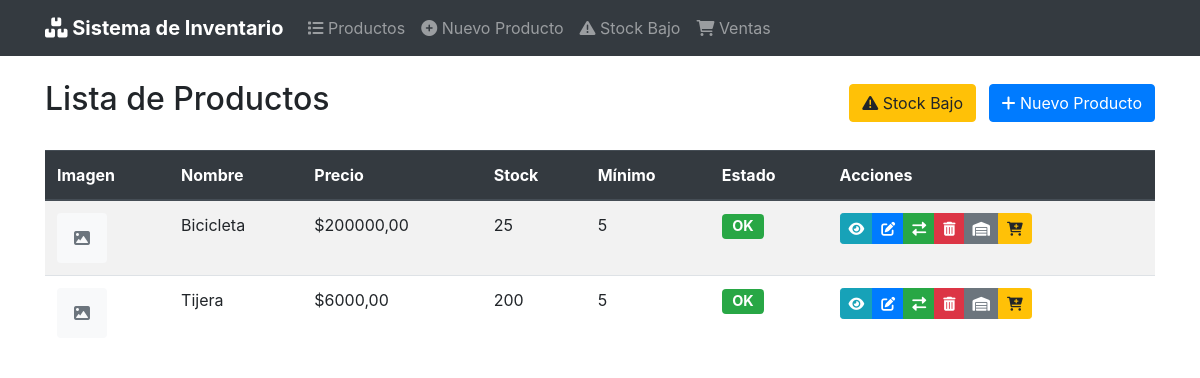
The page / on the database its author committed.
### productos/models.py (models this page shows, shortened)
class Producto(models.Model):
    nombre = models.CharField("Nombre", max_length=50)
    descripcion = models.CharField("Descripcion", max_length=200)
    precio = models.DecimalField("Precio", max_digits=10, decimal_places=2)
    sku = models.CharField("sku", max_length=20, unique=True)
    stock = models.IntegerField(default=0)
    stock_minimo = models.IntegerField(default=5, verbose_name="Stock Minimo")
    imagen = models.ImageField(
        "Imagen",
        upload_to=get_image_path,
        validators=[validate_image_size],
        blank=True,
        null=True,
        help_text="Formatos permitidos: jpg, png, gif. Tamaño maximo: 5MB"
    )
    fecha_creacion = models.DateTimeField("Fecha de creacion", auto_now_add=True)
    fecha_actualizacion = models.DateTimeField("Fecha de creacion", auto_now=True)
    class Meta:
        verbose_name = 'Producto'
        verbose_name_plural = 'Productos'
        ordering = ['nombre']
    @property
    def necesita_reposicion(self):
        return self.stock < self.stock_minimo

### productos/views.py (the view)
# urls.py: path('', views.ProductoListView.as_view(), name='producto_list'),
class ProductoListView(ListView):
    model = Producto
    template_name = "producto/producto_list.html"
    context_object_name = "productos"
    def get_queryset(self):
        queryset = super().get_queryset()
        stock_bajo = self.request.GET.get('stock_bajo')
        if stock_bajo:
            queryset = queryset.filter(stock__lt=F("stock_minimo"))
        return queryset.order_by("nombre")
    def get_context_data(self, **kwargs):
        context = super().get_context_data(**kwargs)
        context["stock_bajo"] = self.request.GET.get("stock_bajo")
        return context
    def get(self, request, *args, **kwargs):
        response = super().get(request, *args, **kwargs)
        if not self.get_queryset().exists():
            messages.info(request, "No hay productos disponibles.")
        return response

### templates/productos/producto_list.html (shortened to what this page needs)
{% extends 'productos/base.html' %}
{% load bootstrap4 %}
{% block header %}Lista de Productos{% endblock %}
{% block extra_buttons %}
<div>
    <a href="{% url 'productos:stock_bajo_list' %}" class="btn btn-warning mr-2">
        <i class="fas fa-exclamation-triangle"></i> Stock Bajo
    </a>
    <a href="{% url 'productos:producto_create' %}" class="btn btn-primary">
        <i class="fas fa-plus"></i> Nuevo Producto
    </a>
</div>
{% endblock %}
{% block content %}
{% if productos %}
<div class="table-responsive">
    <table class="table table-striped table-hover">
        <thead class="thead-dark">
            <tr>
                <th>Imagen</th>
                <th>Nombre</th>
                <th>Precio</th>
                <th>Stock</th>
                <th>Mínimo</th>
                <th>Estado</th>
                <th>Acciones</th>
            </tr>
        </thead>
        <tbody>
            {% for producto in productos %}
            <tr class="{% if producto.necesita_reposicion %}table-warning{% endif %}">
                <td>
                    {% if producto.imagen %}
                        <img src="{{ producto.imagen.url }}" alt="{{ producto.nombre }}" class="product-img rounded">
                    {% else %}
                        <div class="product-img bg-light d-flex align-items-center justify-content-center rounded">
                            <i class="fas fa-image text-muted"></i>
                        </div>
                    {% endif %}
                </td>
                <td>{{ producto.nombre }}</td>
                <td>${{ producto.precio }}</td>
                <td>
                    {{ producto.stock }}
                </td>
                <td>{{ producto.stock_minimo }}</td>
                <td>
                    {% if producto.necesita_reposicion %}
                        <span class="badge badge-warning badge-lg">Bajo</span>
                    {% else %}
                        <span class="badge badge-success badge-lg">OK</span>
                    {% endif %}
                </td>
                <td>
                    <div class="btn-group btn-group-sm">
                        <a href="{% url 'productos:producto_detail' producto.pk %}" class="btn btn-info" title="Ver detalle">
                            <i class="fas fa-eye"></i>
                        </a>
                        <a href="{% url 'productos:producto_form' producto.pk %}" class="btn btn-primary" title="Editar">
                            <i class="fas fa-edit"></i>
                        </a>
                        <a href="{% url 'productos:producto_movimiento_form' producto.pk %}" class="btn btn-success" title="Movimiento">
                            <i class="fas fa-exchange-alt"></i>
                        </a>
                        <a href="{% url 'productos:producto_confirm_delete' producto.pk %}" class="btn btn-danger" title ="Eliminar">
                            <i class="fas fa-trash-alt"></i>
                        </a>
                        <a href="{% url 'productos:ajuste_stock_form' producto.pk %}" class="btn btn-secondary" title="Editar stock">
                            <i class="fas fa-warehouse"></i>
                        </a>
                        <a href="{% url 'ventas:venta_form' %}" class="btn btn-warning" title="Agregar al carrito">
                            <i class="fas fa-cart-plus"></i>
                        </a>
                    </div>
                </td>
            </tr>
            {% endfor %}
        </tbody>
    </table>
</div>
{% else %}
<div class="alert alert-info">
    <i class="fas fa-info-circle"></i> No hay productos registrados.
</div>
{% endif %}
{% endblock %}

### templates/productos/base.html (style rules this page uses)
.table-responsive { overflow-x: auto; }
.product-img { width: 50px; height: 50px; object-fit: cover; }
.badge-lg { font-size: 0.9rem; padding: 0.35rem 0.65rem; }

### rows shown on the page
Producto: nombre "Bicicleta", precio "200000,00", stock "25", stock_minimo "5", shows "OK"
Producto: nombre "Tijera", precio "6000,00", stock "200", stock_minimo "5", shows "OK"
